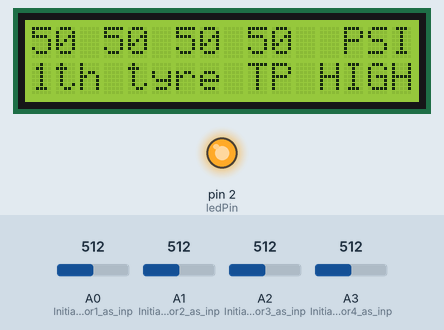
This sketch was run on a simulated Arduino Uno, built with avr-gcc and run on an emulated ATmega328P. Parts: 16×2 character LCD, output pins drawn as LEDs (lit = HIGH). The test bench sets the inputs (shaded band); at power-on: A0 (Initialize_sensor1_as_inp) = 512, A2 (Initialize_sensor3_as_inp) = 512, A3 (Initialize_sensor4_as_inp) = 512, A1 (Initialize_sensor2_as_inp) = 512.

Above: at 1.2 s.
1.3 s: A0 (Initialize_sensor1_as_inp) set to 30
At 5.8 s:
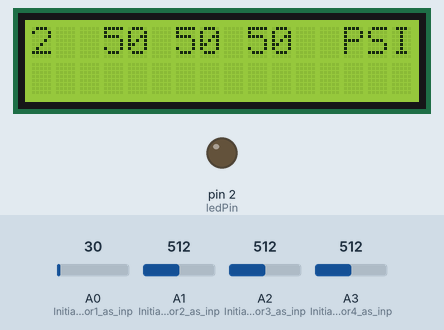
12.1 s: A2 (Initialize_sensor3_as_inp) set to 30
At 16.9 s:
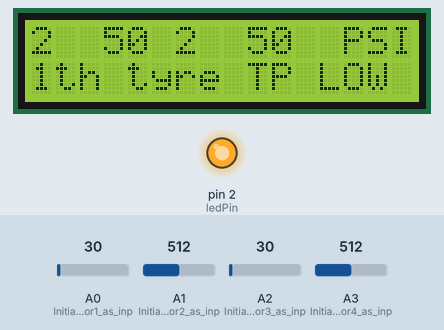
19.6 s: A3 (Initialize_sensor4_as_inp) set to 380
At 23.9 s:
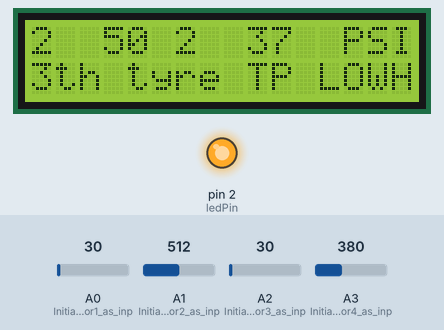
25.6 s: A3 (Initialize_sensor4_as_inp) set to 350
At 30.5 s:
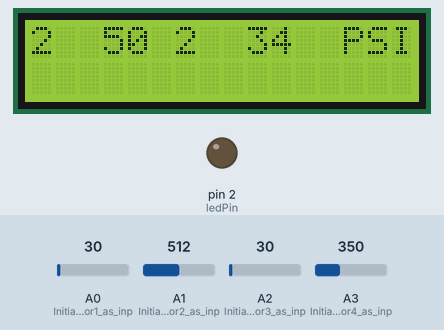
35.6 s: A1 (Initialize_sensor2_as_inp) set to 378
At 38.7 s:
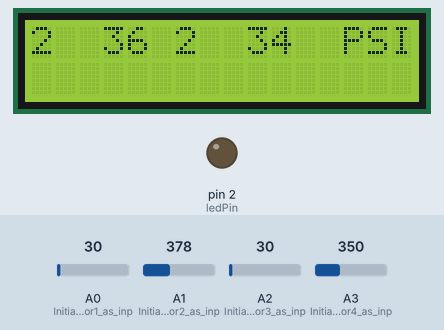
41.6 s: A1 (Initialize_sensor2_as_inp) set to 352
At 42.9 s:
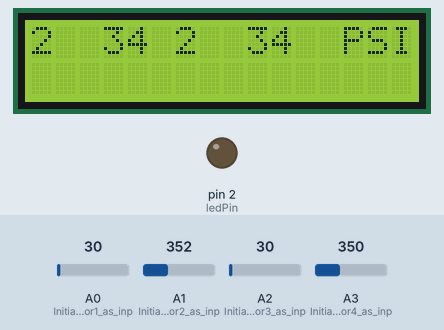
Timing chart, 0 to 53.4 s (numbered marks = the images above; inputs shaded):
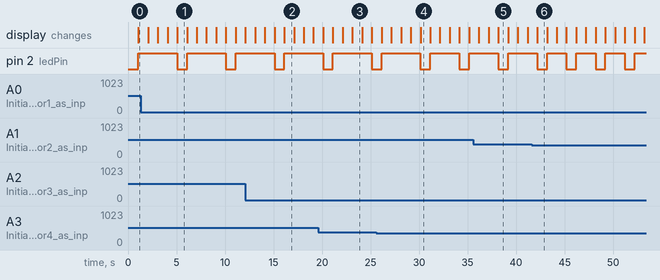

Measured:
- the behaviour switches between 369 and 368 on A3 (Initialize_sensor4_as_inp) (found by bisection; images 3 and 4)
- by itself, pin 2 (ledPin): alternates HIGH for 2.0 s and LOW for 1.0 s
- what the display in image 1 shows lasts 1.0 s, from 5.1 s to 6.1 s

The sketch:

Tire_pressure_code.ino
```cpp
#include <LiquidCrystal.h>

LiquidCrystal lcd(12, 11, 10, 9, 8, 7); // LCD pin declaration
const int ledPin = 2;                  // LED is connected to digital pin 2

int pMin = 0;
int pMax = 1023;
int sen1 = 0;
int sen2 = 0;
int sen3 = 0;
int sen4 = 0;

void setup() {
  // Set up the LCD's number of columns and rows
  lcd.begin(16, 2);
  Serial.begin(9600);
  pinMode(A0, INPUT); // Initialize sensor1 as input
  pinMode(A1, INPUT); // Initialize sensor2 as input
  pinMode(A2, INPUT); // Initialize sensor3 as input
  pinMode(A3, INPUT); // Initialize sensor4 as input
  pinMode(ledPin, OUTPUT); // Initialize LED as output
}

void loop() {
  sen1 = analogRead(A0);
  sen1 = map(sen1, pMin, pMax, 0, 100);
  sen2 = analogRead(A1);
  sen2 = map(sen2, pMin, pMax, 0, 100);
  sen3 = analogRead(A2);
  sen3 = map(sen3, pMin, pMax, 0, 100);
  sen4 = analogRead(A3);
  sen4 = map(sen4, pMin, pMax, 0, 100);

  lcd.clear();
  lcd.setCursor(0, 0);
  lcd.print(sen1);
  lcd.print(" ");
  lcd.setCursor(3, 0);
  lcd.print(sen2);
  lcd.print(" ");
  lcd.setCursor(6, 0);
  lcd.print(sen3);
  lcd.print(" ");
  lcd.setCursor(9, 0);
  lcd.print(sen4);
  lcd.setCursor(12, 0);
  lcd.print(" PSI");
  delay(1000);

  if ((sen1 >= 25 && sen1 <= 35) && (sen2 >= 25 && sen2 <= 35) && (sen3 >= 25 && sen3 <= 35) && (sen4 >= 25 && sen4 <= 35)) {
    lcd.setCursor(0, 1);
    lcd.print("ALL TP NORMAL");
    digitalWrite(ledPin, LOW);
  } else {
    if (sen1 < 25 || sen1 > 35) alertTyre(1, sen1);
    if (sen2 < 25 || sen2 > 35) alertTyre(2, sen2);
    if (sen3 < 25 || sen3 > 35) alertTyre(3, sen3);
    if (sen4 < 25 || sen4 > 35) alertTyre(4, sen4);
  }
}

void alertTyre(int tyreNumber, int pressure) {
  lcd.setCursor(0, 1);
  if (pressure < 25) {
    lcd.print(tyreNumber);
    lcd.print("th tyre TP LOW");
  } else if (pressure > 35) {
    lcd.print(tyreNumber);
    lcd.print("th tyre TP HIGH");
  }
  digitalWrite(ledPin, HIGH);
  delay(1000);
  digitalWrite(ledPin, LOW);
}
```
